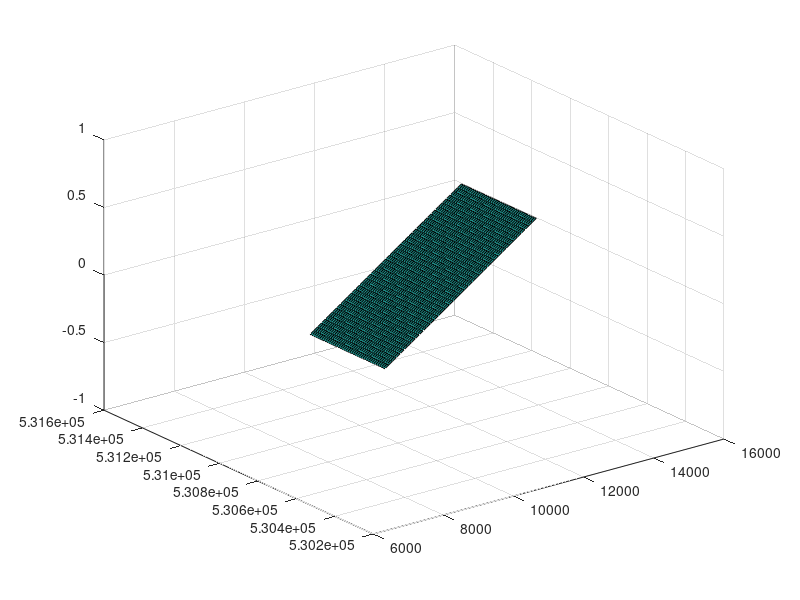

This figure's MATLAB source:
% Question 2, MATH-228b HW 1
clear all

xi = linspace(0, 1, 41);
eta = linspace(0, 1, 41);
T = 0.5;
Topp = 0.;

[XI, ETA] = meshgrid(xi, eta);

a1 = 2*XI^3 - 3*XI^2 + 1;
a2 = 3*XI^2 -2*XI^3;
a3 = XI^3 - 2*XI^2 + 1;
a4 = XI^3 - XI^2;

b1 = 2*ETA^3 - 3*ETA^2 + 1;
b2 = 3*ETA^2 -2*ETA^3;
b3 = ETA^3 - 2*ETA^2 + 1;
b4 = ETA^3 - ETA^2;

x00 = [0, 0];
x01 = [0, 1];
x10 = [1, 0];
x11 = [1, 1.4]; % y-value defined separately

x_xi_0 = [XI, (1-cos(2*pi*XI))/5];
x_xi_1 = [XI, 1 + (1-cos(pi*XI))/5];
x_0_eta = [0*ETA, ETA];
x_1_eta = [0*ETA + 1, 1.4*ETA];
n_0_eta = [1, 0];
n_1_eta = [1, 0];
n_xi_0 = [0, 1];
n_xi_1 = [0, 1];

x = (a1*x_0_eta(1)) + (a2*x_1_eta(1)) + (a3*T*n_0_eta(1)) + (a4*T*n_1_eta(1));
x = x + (b1*x_xi_0(1)) + (b2*x_xi_1(1)) + (b3*T*n_xi_0(1)) + (b4*T*n_xi_1(1));
x = x - (a1*b1*x00(1)) - (a1*b2*x01(1)) - (a2*b1*x10(1)) - (a2*b2*x11(1));

x = x - (a1*b3*x00(1)*T*n_xi_0(1)) - (a1*b4*x01(1)*T*n_xi_1(1)) - (a2*b3*x10(1)*T*n_xi_0(1)) - (a2*b4*x11(1)*n_xi_1(1));
x = x - (b1*a3*x00(1)*T*n_0_eta(1)) - (b1*a4*x10(1)*T*n_1_eta(1)) - (b2*a3*x01(1)*T*n_0_eta(1)) - (b2*a4*x11(1)*T*n_1_eta(1));



y = (a1*x_0_eta(2)) + (a2*x_1_eta(2)) + (a3*T*n_0_eta(2)) + (a4*T*n_1_eta(2));                           % fixed eta
y = y + (b1*x_xi_0(2)) + (b2*x_xi_1(2)) + (b3*T*n_xi_0(2)) + (b4*T*n_xi_1(2));
y = y - (a1*b1*x00(2)) - (a1*b2*x01(2)) - (a2*b1*x10(2)) - (a2*b2*x11(2));

y = y - (a1*b3*x00(2)*T*n_xi_0(2)) - (a1*b4*x01(2)*T*n_xi_1(2)) - (a2*b3*x10(2)*T*n_xi_0(2)) - (a2*b4*x11(2)*n_xi_1(2));
y = y - (b1*a3*x00(2)*T*n_0_eta(2)) - (b1*a4*x10(2)*T*n_1_eta(2)) - (b2*a3*x01(2)*T*n_0_eta(2)) - (b2*a4*x11(2)*T*n_1_eta(2));




surf(x, y, zeros.*x)
